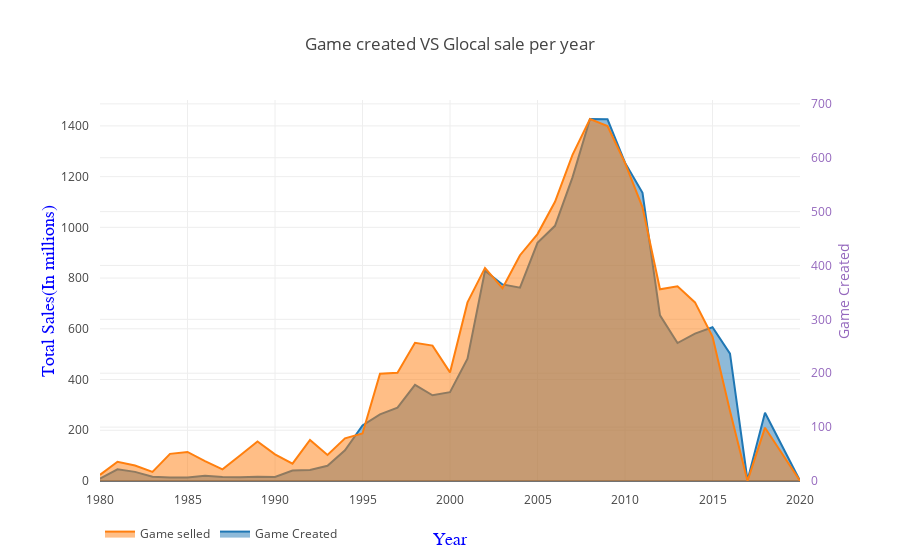

Notebook source saved alongside this figure:
### Code cell
trace1 = go.Scatter(
    x=vgs.groupby('Year_of_Release').agg('count')['Name'].index,
    y=vgs.groupby('Year_of_Release').agg('count')['Name'].values,
    fill='tozeroy',
    name = 'Game Created'
)
trace2 = go.Scatter(
    x=top_sale_global.index,
    y = top_sale_global['Global_Sales'].tolist(),
    fill='tonexty',
    name = 'Game selled',
    yaxis='y2'
)

data = [trace1, trace2]

layout = go.Layout(title='Game created VS Glocal sale per year',
                  xaxis = dict(
                          title = 'Year',
                            titlefont = dict(
                                        family = 'Courier New, monospace',
                                        size = 18,
                                        color = '#0000FF'
                                            )
                  
                              ),
                   yaxis = dict(
                          title = 'Total Sales(In millions)',
                            titlefont = dict(
                                        family = 'Courier New, monospace',
                                        size = 18,
                                        color = '#0000FF'
                                        )
                               ),
                   
                   yaxis2=dict(
                            title='Game Created',
                            titlefont=dict(
                            color='rgb(148, 103, 189)'
                            ),
                            tickfont=dict(
                            color='rgb(148, 103, 189)'
                            ),
                            overlaying='y',
                            side='right'
    ),margin=go.layout.Margin(
        l=100,
        r=100,
        b=50,
        t=100,
        pad=10
    ),legend=dict(orientation="h")
                   
                   
                  )



fig = go.Figure(data=data,layout=layout)
config={'showLink': False}
iplot(fig,filename='grouped bar',config=config)

### Figure 1 — Plotly figure (JSON) as saved in the notebook; plotly's stock layout.template omitted (floating-point values rounded to 4 significant figures)
{"data": [{"fill": "tozeroy", "name": "Game Created", "type": "scatter", "uid": "d7f22817-3c7d-428f-bf75-be29677f33de", "x": [1980, 1981, 1982, 1983, 1984, 1985, 1986, 1987, 1988, 1989, 1990, 1991, 1992, 1993, 1994, 1995, 1996, 1997, 1998, 1999, 2000, 2001, 2002, 2003, 2004, 2005, 2006, 2007, 2008, 2009, 2010, 2011, 2012, 2013, 2014, 2015, 2016, 2017, 2018, 2020], "y": [9, 46, 36, 17, 14, 14, 21, 16, 15, 17, 16, 41, 43, 60, 121, 219, 263, 289, 379, 338, 350, 482, 829, 775, 762, 939, 1006, 1197, 1427, 1426, 1255, 1136, 653, 544, 581, 606, 502, 3, 269, 1]}, {"fill": "tonexty", "name": "Game selled", "type": "scatter", "uid": "24a83892-1c97-44c8-9134-dae8619e3bc7", "x": [1980, 1981, 1982, 1983, 1984, 1985, 1986, 1987, 1988, 1989, 1990, 1991, 1992, 1993, 1994, 1995, 1996, 1997, 1998, 1999, 2000, 2001, 2002, 2003, 2004, 2005, 2006, 2007, 2008, 2009, 2010, 2011, 2012, 2013, 2014, 2015, 2016, 2017, 2018, 2020], "y": [11.38, 35.77, 28.86, 16.79, 50.36, 53.94, 37.07, 21.74, 47.22, 73.45, 49.39, 32.23, 76.17, 48.4, 79.18, 88.11, 199.1, 201.0, 256.4, 251.3, 201.6, 331.5, 395.5, 357.8, 419.0, 458.3, 518.2, 605.4, 671.8, 658.9, 590.6, 507.8, 355.8, 361.2, 331.5, 268.0, 130.1, 0.06, 98.96, 0.29], "yaxis": "y2"}], "layout": {"legend": {"orientation": "h"}, "margin": {"b": 50, "l": 100, "pad": 10, "r": 100, "t": 100}, "title": "Game created VS Glocal sale per year", "xaxis": {"title": "Year", "titlefont": {"color": "#0000FF", "family": "Courier New, monospace", "size": 18}}, "yaxis": {"title": "Total Sales(In millions)", "titlefont": {"color": "#0000FF", "family": "Courier New, monospace", "size": 18}}, "yaxis2": {"overlaying": "y", "side": "right", "tickfont": {"color": "rgb(148, 103, 189)"}, "title": "Game Created", "titlefont": {"color": "rgb(148, 103, 189)"}}}}
